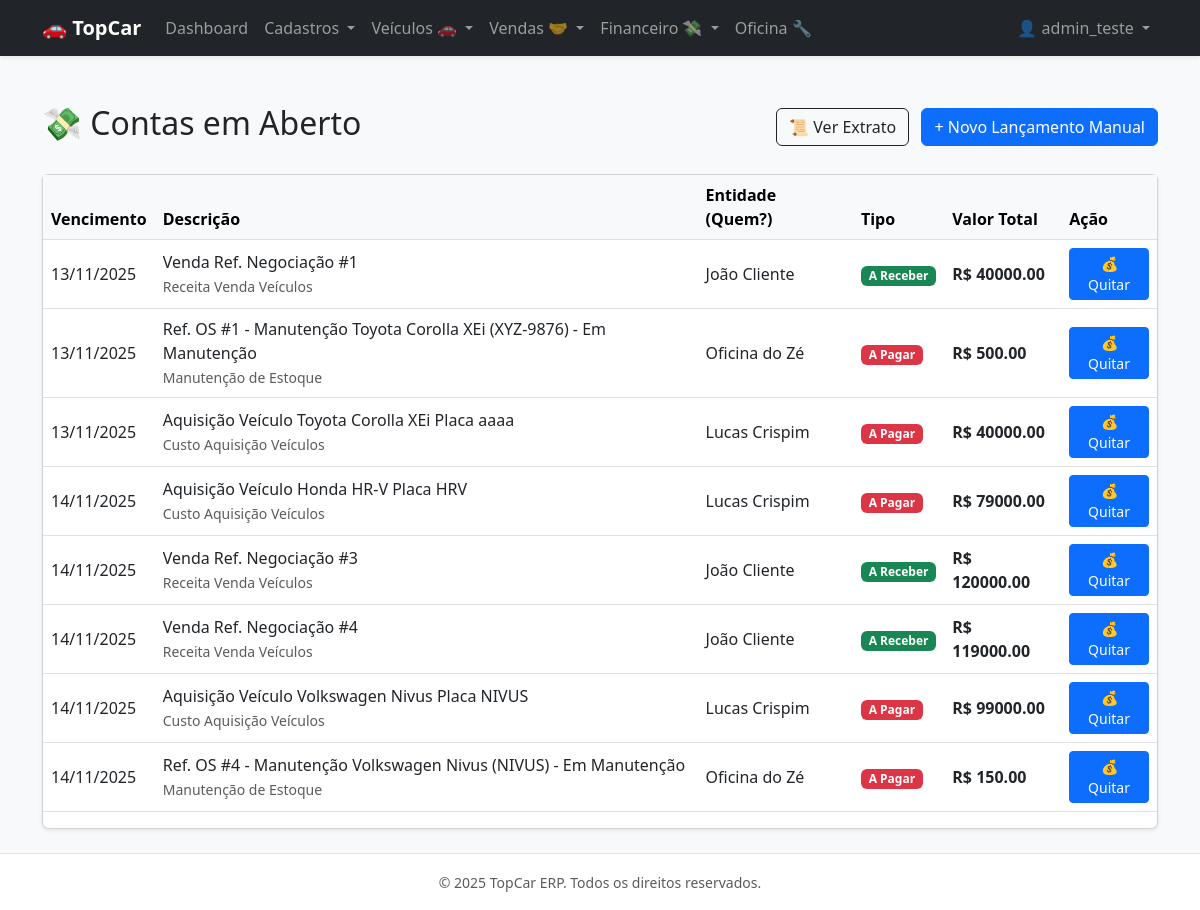
Before: /financial/ (signed in) with the older database file.
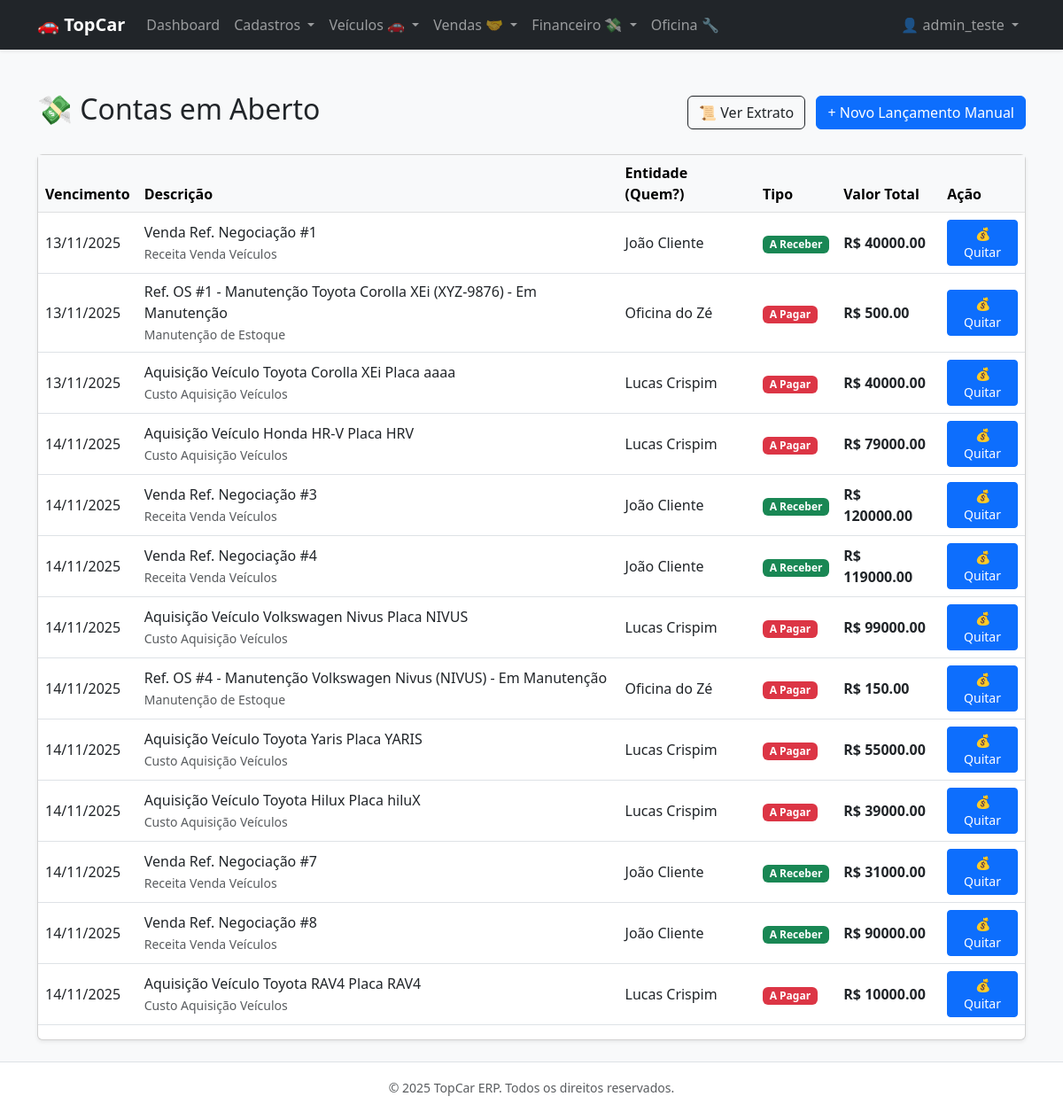
After: the same page with the newer database file.
### apps/financial/models.py (models this page shows, shortened)
class Ledger(TenantAwareModel):
    TRANS_TYPE_CHOICES = [
        ('PAYABLE', 'A Pagar'),
        ('RECEIVABLE', 'A Receber'),
    ]
    STATUS_CHOICES = [
        ('OPEN', 'Em Aberto'),
        ('PARTIAL', 'Pago Parcialmente'),
        ('PAID', 'Quitado'),
        ('CANCELED', 'Cancelado'),
    ]
    entity = models.ForeignKey(Entity, on_delete=models.PROTECT, verbose_name="Entidade (Parceiro)")
    chart_of_accounts = models.ForeignKey(ChartOfAccounts, on_delete=models.PROTECT, verbose_name="Categoria")
    vehicle = models.ForeignKey(
        Vehicle,
        on_delete=models.SET_NULL,
        null=True,
        blank=True,
        related_name='lancamentos',
        verbose_name="Veículo (Centro de Custo)"
    )
    total_value = models.DecimalField(max_digits=12, decimal_places=2, verbose_name="Valor Total")
    transaction_type = models.CharField(max_length=15, choices=TRANS_TYPE_CHOICES, verbose_name="Tipo")
    status = models.CharField(max_length=15, choices=STATUS_CHOICES, default='OPEN', db_index=True)
    due_date = models.DateField(db_index=True, verbose_name="Data de Competência/Vencimento")
    description = models.TextField(verbose_name="Histórico/Descrição")
    negotiation = models.ForeignKey(
        'negotiations.Negotiation',
        on_delete=models.SET_NULL,
        null=True,
        blank=True,
        verbose_name="Origem da Negociação"
    )
    class Meta:
        verbose_name = "Lançamento (Ledger)"
        verbose_name_plural = "Lançamentos"
        indexes = [
            models.Index(fields=['status', 'due_date']),
            models.Index(fields=['transaction_type']),
        ]

class ChartOfAccounts(TenantAwareModel):
    OPERATION_CHOICES = [
        ('REVENUE', 'Receita'),
        ('EXPENSE', 'Despesa'),
    ]
    name = models.CharField(max_length=100, verbose_name="Nome da Categoria")
    code = models.CharField(max_length=20, unique=True, verbose_name="Código Contábil") # Ex: 1.01
    operation_type = models.CharField(max_length=10, choices=OPERATION_CHOICES)
    parent = models.ForeignKey('self', on_delete=models.CASCADE, null=True, blank=True, related_name='children')
    class Meta:
        verbose_name = "Plano de Contas"
        verbose_name_plural = "Planos de Contas"
        ordering = ['code']

### apps/parties/models.py (models this page shows, shortened)
class Entity(TenantAwareModel):
    TIPO_ENTIDADE_CHOICES = [
        ('FISICA', 'Pessoa Física'),
        ('JURIDICA', 'Pessoa Jurídica'),
    ]
    nome_razao_social = models.CharField(max_length=255, verbose_name="Nome / Razão Social")
    documento_principal = models.CharField(
        max_length=20,
        unique=True,
        db_index=True,
        verbose_name="CPF/CNPJ"
    )
    tipo_entidade = models.CharField(
        max_length=10,
        choices=TIPO_ENTIDADE_CHOICES,
        default='FISICA'
    )
    email = models.EmailField(null=True, blank=True)
    telefone = models.CharField(max_length=20, null=True, blank=True)
    class Meta:
        verbose_name = 'Entidade'
        verbose_name_plural = 'Entidades'
        indexes = [
            models.Index(fields=['nome_razao_social']),
        ]

### apps/financial/views.py (the view, shortened to what this page needs)
# urls.py: path('', views.financial_list, name='financial_list'),
@login_required
def financial_list(request):
    ledgers = Ledger.objects.filter(status__in=['OPEN', 'PARTIAL']).order_by('due_date')
    accounts = FinancialAccount.objects.all()
    return render(request, 'financial/financial_list.html', {
        'ledgers': ledgers,
        'accounts': accounts
    })

### templates/financial/financial_list.html (shortened to what this page needs)
{% extends 'base.html' %}
{% block content %}
<div class="d-flex justify-content-between align-items-center mb-4">
    <h2>💸 Contas em Aberto</h2>
    <div>
        <a href="{% url 'financial_statement' %}" class="btn btn-outline-dark me-2">
            📜 Ver Extrato
        </a>
        <a href="{% url 'ledger_manual_create' %}" class="btn btn-primary">
            + Novo Lançamento Manual
        </a>
    </div>
</div>
<div class="card shadow-sm">
    <div class="table-responsive">
        <table class="table table-hover align-middle">
            <thead class="table-light">
                <tr>
                    <th>Vencimento</th>
                    <th>Descrição</th>
                    <th>Entidade (Quem?)</th>
                    <th>Tipo</th>
                    <th>Valor Total</th>
                    <th>Ação</th>
                </tr>
            </thead>
            <tbody>
                {% for item in ledgers %}
                <tr>
                    <td>{{ item.due_date|date:"d/m/Y" }}</td>
                    <td>
                        {{ item.description }}<br>
                        <small class="text-muted">{{ item.chart_of_accounts.name }}</small>
                    </td>
                    <td>{{ item.entity.nome_razao_social }}</td>
                    <td>
                        {% if item.transaction_type == 'RECEIVABLE' %}
                            <span class="badge bg-success">A Receber</span>
                        {% else %}
                            <span class="badge bg-danger">A Pagar</span>
                        {% endif %}
                    </td>
                    <td class="fw-bold">R$ {{ item.total_value }}</td>
                    <td>
                        <button type="button"
                            class="btn btn-sm btn-primary"
                            data-bs-toggle="modal"
                            data-bs-target="#modalBaixa"
                            data-id="{{ item.id }}"
                            data-desc="{{ item.description }}"
                            data-val="{{ item.total_value|stringformat:'f' }}"
                            onclick="prepararBaixa(this)">
                        💰 Quitar
                    </button>
                    </td>
                </tr>
                {% empty %}
                <tr>
                    <td colspan="6" class="text-center py-4 text-muted">Nenhuma pendência financeira. Estamos em dia!</td>
                </tr>
                {% endfor %}
            </tbody>
        </table>
    </div>
</div>
{% endblock %}

Changed rows visible on the page:
added Ledger: due_date "14/11/2025", description "Aquisição Veículo Toyota Yaris Placa YARIS", chart_of_accounts.name "Custo Aquisição Veículos", entity.nome_razao_social "Lucas Crispim", transaction_type "A Pagar", total_value "55000.00"
added Ledger: due_date "14/11/2025", description "Aquisição Veículo Toyota Hilux Placa hiluX", chart_of_accounts.name "Custo Aquisição Veículos", entity.nome_razao_social "Lucas Crispim", transaction_type "A Pagar", total_value "39000.00"
added Ledger: due_date "14/11/2025", description "Venda Ref. Negociação #7", chart_of_accounts.name "Receita Venda Veículos", entity.nome_razao_social "João Cliente", transaction_type "A Receber", total_value "31000.00"
added Ledger: due_date "14/11/2025", description "Venda Ref. Negociação #8", chart_of_accounts.name "Receita Venda Veículos", entity.nome_razao_social "João Cliente", transaction_type "A Receber", total_value "90000.00"
added Ledger: due_date "14/11/2025", description "Aquisição Veículo Toyota RAV4 Placa RAV4", chart_of_accounts.name "Custo Aquisição Veículos", entity.nome_razao_social "Lucas Crispim", transaction_type "A Pagar", total_value "10000.00"
